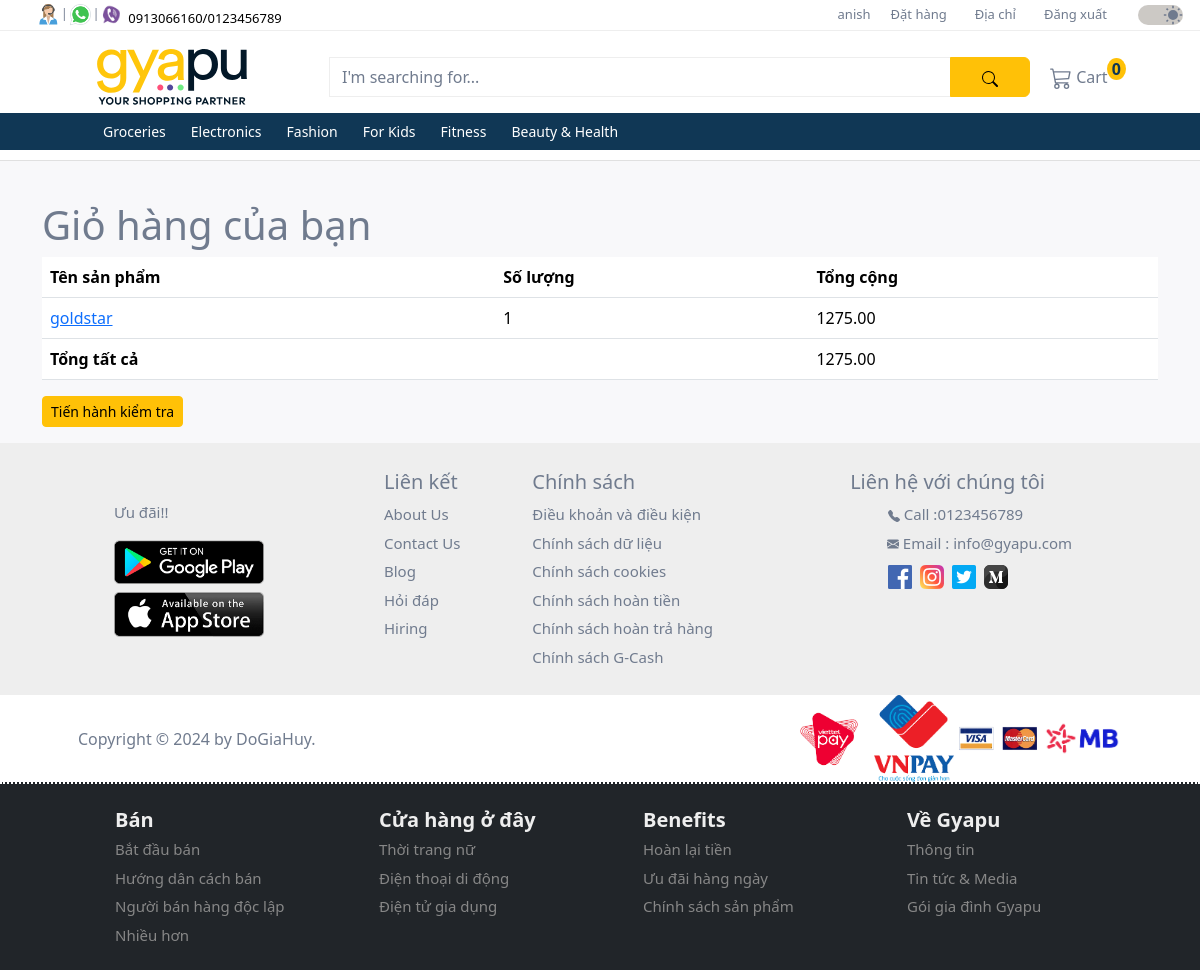
The app's page /carts/ (signed in) with its own data.
### user/models.py (models this page shows, shortened)
class CustomUser(AbstractUser):
  id = models.UUIDField(
    primary_key = True,
    default = uuid.uuid4,
    editable = False
  )
  full_name = models.CharField(max_length=50, default='Default Name')
  mobile = models.CharField(max_length=10, blank=False, null=False)

### products/models.py (models this page shows, shortened)
class Category(models.Model):
  id = models.UUIDField(
    primary_key = True,
    default = uuid.uuid4,
    editable = False
  )
  name = models.CharField(max_length=255)
  description = models.TextField(blank=True)
  parent = models.ForeignKey('self', on_delete=models.CASCADE, null=True, blank=True, related_name='children')
  class Meta:
    verbose_name_plural = 'Categories'

class Product(models.Model):
  id = models.UUIDField(
    primary_key = True,
    default = uuid.uuid4,
    editable = False
  )
  name = models.CharField(max_length=255)
  description = models.TextField()
  price = models.DecimalField(max_digits=10, decimal_places=2)
  discount_percentage = models.PositiveSmallIntegerField(default=0, validators=[MaxValueValidator(100)])
  stock = models.IntegerField(default=0, validators=[MinValueValidator(0)])
  category = models.ForeignKey(Category, on_delete=models.SET_NULL, null=True, related_name='products')
  store = models.ForeignKey(User, on_delete=models.CASCADE, limit_choices_to={'groups__name': 'store'})
  is_deleted = models.BooleanField(default=False) #soft deletion flag

### carts/models.py (models this page shows, shortened)
class CartItem(models.Model):
  id = models.UUIDField(
    primary_key = True,
    default = uuid.uuid4,
    editable = False
  )
  cart = models.ForeignKey(Cart, related_name='items', on_delete=models.CASCADE)
  product = models.ForeignKey(Product, on_delete=models.CASCADE)
  quantity = models.PositiveIntegerField(default=1)
  price = models.DecimalField(max_digits=10, decimal_places=2)
  discount_percentage = models.PositiveSmallIntegerField(default=0, validators=[MaxValueValidator(100)])
  def subtotal(self):
    return self.quantity * (self.price - ((self.price * self.discount_percentage) / 100))

### carts/views.py (the view)
# urls.py: path('', CartDetailView.as_view(), name='cart_detail'),
class CartDetailView(LoginRequiredMixin, CustomerGroupRequiredMixin, ListView):
  template_name = 'carts/cart_detail.html'
  context_object_name = 'cart_items'
  def get_queryset(self):
    if hasattr(self.request.user, 'cart'):
      return self.request.user.cart.items.all()
    else:
      return CartItem.objects.none()
  def get_context_data(self, **kwargs):
    context = super().get_context_data(**kwargs)
    if hasattr(self.request.user, 'cart'):
      cart = self.request.user.cart
      context['cart_total'] = sum(item.subtotal() for item in self.request.user.cart.items.all())
    return context

### products/context_processors.py (called while the page is built)
def categories(request):
  categories = Category.objects.filter(parent__isnull=True)
  return {'categories': categories}

### user/context_processors.py (called while the page is built)
def user_group(request):
  user_belong_to_store = request.user.groups.filter(name='store').exists()
  return {'user_belong_to_store': user_belong_to_store}

### user/views.py (called while the page is built)
  def test_func(self):
    return self.request.user.groups.filter(name='customer').exists()

### carts/templates/carts/cart_detail.html (shortened to what this page needs)
{% extends '_base.html' %}
{% block content %}
  <h1>Giỏ hàng của bạn</h1>
  {% if cart_items %}
    <table class="table">
      <thead>
        <tr>
          <th>Tên sản phẩm</th>
          <th>Số lượng</th>
          <th>Tổng cộng</th>
        </tr>
      </thead>
      <tbody>
        {% for item in cart_items %}
          <tr>
            <td><a href="{% url 'cart_item_detail' item.pk %}">{{ item.product.name }}</a></td>
            <td>{{ item.quantity }}</td>
            <td>{{ item.subtotal }}</td>
          </tr>
        {% endfor %}
      </tbody>
      <tfoot>
        <tr>
          <th>Tổng tất cả</th>
          <td colspan="1"></td>
          <td> {{ cart_total }} </td>
        </tr>
      </tfoot>
    </table>
    <a href="{% url 'checkout' %}" class="btn btn-sm btn-warning">Tiến hành kiểm tra</a>
  {% else %}
    <p>Giỏ hàng của bạn đang trống.</p>
  {% endif %}
{% endblock %}

### user/templates/homepage/upper_navbar.html (shortened to what this page needs)
{% load static %}
<nav class="navbar navbar-expand-lg first-nav">
  <div class="container-fluid d-flex">
    <div class="contact-icons ms-4 d-none d-lg-block">
      <div class="d-flex">
        <div class="d-flex">
          <div class="tooltip px-0">
            <img src="{% static "images/icons/contact.svg" %}" alt="phone">
          </div>
          <span class="pt-1">|</span>
        </div>
        <div class="d-flex">
          <div class="tooltip px-0">
            <img src="{% static "images/icons/whatsapp.png" %}" alt="whatsapp">
          </div>
          <span class="pt-1">|</span>
        </div>
        <div>
          <div class="tooltip px-0">
            <img src="{% static "images/icons/viber.png" %}" alt="viber">
          </div>
        </div>
        <div class="mt-1">
          <a class="phone-number ps-1" href="#">
            0913066160/0123456789
          </a>
        </div>
      </div>
    </div>
    <div class="menu flex-grow-1">
      <div class="collapse navbar-collapse justify-content-end" id="collapsibleNavbar">
        <ul class="navbar-nav">
          {% if user.is_authenticated %}
            <li class="nav-item">
              <a href="{% url 'profile_detail' %}">{{ user.username }}</a>
            </li>
            <li class="nav-item">
              <a href="{% url 'order_list' %}">Đặt hàng</a>
            </li>
            <li class="nav-item">
              {% if user_belong_to_store %}
                <a class="nav-link py-0" href="{% url 'product_add' %}">Thêm sản phẩm</a>
              {% else %}
                <a class="nav-link py-0" href="{% url 'address_list' %}">Địa chỉ</a>
              {% endif %}
            </li>
            <li class="nav-item">
              <a href="{% url 'account_logout' %}">Đăng xuất</a>
            </li>
          {% else %}
            <li class="nav-item">
              <a class="nav-link py-0" href="{% url 'store_login' %}">Bán sản phẩm của bạn</a>
            </li>
          {% endif %}
        </ul>
      </div>
    </div>
    <div class="accessibilities">
      <div class="d-flex justify-content-end">
        <div class="switch">
          <div class="form-check form-switch ms-3">
            <input class="form-check-input" type="checkbox" id="toggleswitch" value="yes" checked>
          </div>
        </div>
      </div>
    </div>
  </div>
</nav>

### user/templates/homepage/lower_navbar.html (shortened to what this page needs)
{% load static %}
<nav class="navbar navbar-expand-xl d-flex flex-column second-nav" id="secondNav">
  <div class="container">
    <div class="d-flex flex-row container-fluid gyapu-head">
      <a class="navbar-brand" href="
        {% if not user_belong_to_store %}
          {% url 'home' %}
        {% else %}
          {% url 'store_dashboard' %}
        {% endif %}
      ">
        <img class="img-fluid" id="gyapu-head" src="{% static "images/gyapu-header-lightmode.svg" %}" alt="gyapu brand logo">
      </a>
      <form class="input-group mt-3 mb-3" method="get" action="{% url 'search_results' %}">
        <input type="text" class="form-control" placeholder="I'm searching for..." name="query">
        <button class="btn btn-warning" type="submit">
        </button>
      </form>
    </div>
    <div class="collapse navbar-collapse" id="mynavbar">
      <ul class="navbar-nav me-auto">
        {% if not user_belong_to_store %}
        <li class="nav-item">
          <div class="tooltip">
            <a class="nav-link" href="{% url 'cart_detail' %}">
              Cart
              <sup class="bg-warning cart-number">0</sup>
            </a>
          </div>
        </li>
        {% endif %}
      </ul>
    </div>
  </div>
  <div class="dropdown-nav">
    <div class="container">
      <div class="collapse navbar-collapse" id="mynavbar">
        <ul class="navbar-nav">
          {% for category in categories %}
            <li class="nav-item dropdown">
              <a class="nav-link dropbtn" href="{% url 'product_by_category' category.name %}">{{ category.name }}</a>
            </li>
          {% endfor %}
        </ul>
      </div>
    </div>
  </div>
</nav>

### user/static/css/style.css (style rules this page uses)
* { margin: 0; padding: 0; scroll-behavior: smooth; }
:root { --backgroundColor: #ffffff; --featureListBgColor: #F8F8FA; --cardBgColor: #ffffff; --contactsBgColor: #EEEEEE; --toggleswitchBgColor: #CCC9C5; --textColor: #707B8E; --priceColor: #103755; --buttomnavColor: #103755; --border: #eeeeee; --controlColor: #606775; --phoneColor: #000000; --navAnchorHover: #000000; --inputBorderSelection: #eeeeee; --topicColorHover: #000000; --gyapuHeader: #031828; --cardHoverBoxShadow: 0 2px 4px 0 rgba(158, 155, 155, 0.19), 0 4px 10px 0 rgba(158, 155, 155, 0.19); }
body { color: var(--textColor); background-color: var(--backgroundColor); }
.first-nav { height: 30px; z-index: 3; background-color: var(--backgroundColor); }
.first-nav a { text-decoration: none; color: var(--textColor); }
.first-nav .contact-icons img { width: 25px; height: 25px; }
.first-nav .contact-icons span { font-size: 12px; color: var(--textColor); }
.phone-number { font-size: 13px; color: var(--phoneColor) !important; }
#collapsibleNavbar { font-size: 13px; }
#collapsibleNavbar ul li { padding: 0 10px; }
#collapsibleNavbar a { color: var(--textColor); }
.switch { margin-top: -5px; margin-left: 15px; }
.switch .form-check-input { font-size: 20px; width: 45px; background-color: var(--toggleswitchBgColor); border: none; cursor: pointer; }
.switch .form-switch .form-check-input { background-image: url("/static/images/moon.svg"); }
.switch .form-switch .form-check-input:checked { background-image: url("/static/images/sun.svg"); }
.second-nav { width: 100%; margin: 0; padding-top: 10px; padding-bottom: 0; background-color: var(--backgroundColor); z-index: 2; border-top: 1px solid var(--border); }
.second-nav .container .container-fluid { width: 1000px; }
.second-nav .container .container-fluid a { margin: auto; }
.second-nav img { width: 150px !important; min-width: 100px; }
.second-nav form { max-width: 700px !important; height: 40px; margin-left: 40px; }
.second-nav form input { background: transparent; border: 1px solid var(--border); }
.second-nav form input::placeholder { color: var(--textColor); }
.form-control { color: var(--textColor) !important; }
.second-nav form button { width: 80px; }
#mynavbar a { color: var(--textColor); }
.cart-number { font-size: 16px; font-weight: 600; color: #103755; border-radius: 50%; padding: 0 5px; margin-left: -5px; }
.tooltip { position: relative; font-size: 16px; display: inline-block; opacity: 1; }
.dropdown-nav { width: 100%; background-color: #103755; z-index: 2; }
.dropdown-nav .container { padding-left: 65px; }
.dropbtn { color: #ffffff !important; font-size: 14px; margin-right: 9px; }
.dropdown, .dropleft, .sub-dropleft { position: relative; display: inline-block; }
@media only screen and (max-width: 1200px) { .second-nav { padding-bottom: 10px; border-bottom: 1px solid #e0e0e0; } }

### records on screen
CustomUser: username "anish"
Category: name "Groceries"
Category: name "Electronics"
Category: name "Fashion"
Category: name "For Kids"
Category: name "Fitness"
Category: name "Beauty & Health"
CartItem: product.name "goldstar", quantity "1", subtotal "1275.00"

### other values on screen
{{ cart_total }} "1275.00"
